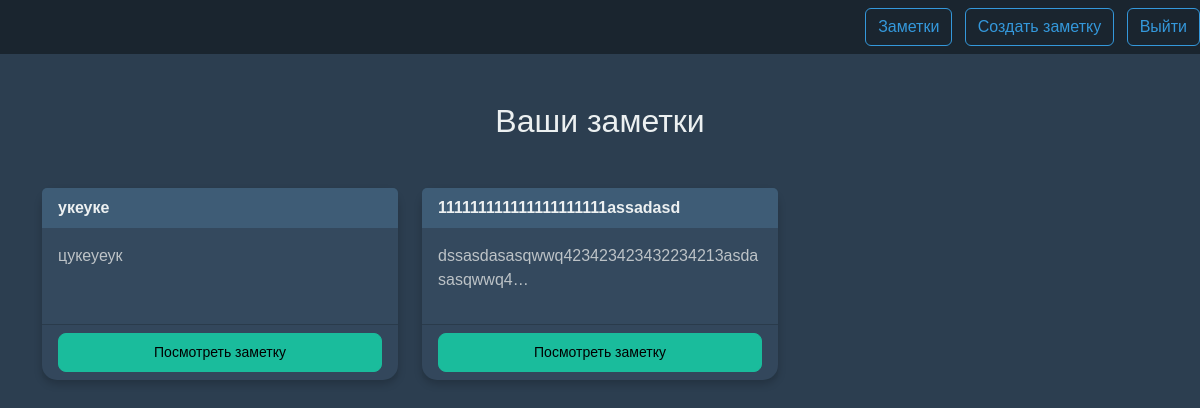
The app's page /smart/notes/ (signed in), older data.
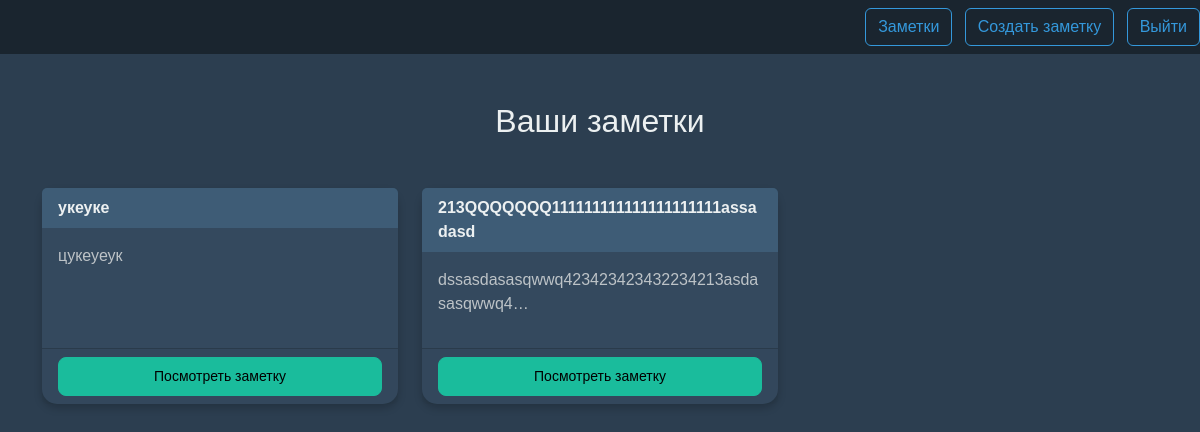
The same page, newer data.
### notes/models.py (models this page shows, shortened)
class Notes(models.Model):
    title = models.CharField(max_length=200)
    text = models.TextField()
    created_at = models.DateTimeField(auto_now_add=True)
    user = models.ForeignKey(User, on_delete=models.CASCADE, related_name='notes')

### notes/views.py (the view)
# urls.py: path('notes/', views.NotesListView.as_view(), name="notes.list"),
class NotesListView(LoginRequiredMixin, ListView):
    model = Notes
    context_object_name = 'notes'
    login_url = '/login/'
    template_name = 'notes/note_list.html'
    def get_queryset(self):
        own_notes = self.request.user.notes.all()
        shared_notes = Notes.objects.filter(shared_with__shared_with=self.request.user)
        return (own_notes | shared_notes).distinct()

### notes/templates/notes/notes_list.html
{% extends "base.html" %}
{% load static %}
{% block content %}
<div class="row">
    <div class="col">
        <div class="note_list_heading text-center mb-5">
            <h1 class="fs-2">Ваши заметки</h1>
        </div>
    </div>
</div>
<div class="row">
    {% for note in notes %}
        <div class="col-md-4 mb-4">
            <div class="card h-100">
                <div class="card-header">{{ note.title }}{% if note.user != user %} (Поделился: {{ note.user.username }}) {% endif %}</div>
                <div class="card-body">
                    <p>{{ note.text | truncatechars:45 }}</p>
                </div>
                <div class="card-footer">
                    <a href="{% url 'notes.detail' pk=note.id %}" class="btn btn-info btn-sm w-100">Посмотреть заметку</a>
                </div>
            </div>
        </div>
    {% endfor %}
</div>
{% endblock %}

Row changes from the older to the newer data that the page shows:
changed Notes "dssasdasasqwwq423423423432234213asdasasqwwq4…": title "111111111111111111111assadasd" → "213QQQQQQQ111111111111111111111assadasd"
